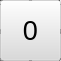
   <widget class="QWidget" name="cell_27" native="true">
    <property name="geometry">
     <rect>
      <x>570</x>
      <y>160</y>
      <width>61</width>
      <height>61</height>
     </rect>
    </property>
    <property name="minimumSize">
     <size>
      <width>61</width>
      <height>61</height>
     </size>
    </property>
    <property name="maximumSize">
     <size>
      <width>61</width>
      <height>61</height>
     </size>
    </property>
    <widget class="QPushButton" name="cell_Button_27">
     <property name="geometry">
      <rect>
       <x>0</x>
       <y>0</y>
       <width>61</width>
       <height>61</height>
      </rect>
     </property>
     <property name="minimumSize">
      <size>
       <width>61</width>
       <height>61</height>
      </size>
     </property>
     <property name="maximumSize">
      <size>
       <width>61</width>
       <height>61</height>
      </size>
     </property>
     <property name="font">
      <font>
       <pointsize>20</pointsize>
      </font>
     </property>
     <property name="styleSheet">
      <string notr="true">background-color: rgba(218, 218, 218, 100);</string>
     </property>
     <property name="text">
      <string>0</string>
     </property>
    </widget>
    <widget class="QWidget" name="gridWidget_27" native="true">
     <property name="geometry">
      <rect>
       <x>-10</x>
       <y>-10</y>
       <width>81</width>
       <height>81</height>
      </rect>
     </property>
     <property name="minimumSize">
      <size>
       <width>81</width>
       <height>81</height>
      </size>
     </property>
     <property name="maximumSize">
      <size>
       <width>81</width>
       <height>81</height>
      </size>
     </property>
     <layout class="QGridLayout" name="gridLayout_27">
      <item row="2" column="2">
       <widget class="QLabel" name="note_7_cell_27">
        <property name="font">
         <font>
          <pointsize>6</pointsize>
         </font>
        </property>
        <property name="text">
         <string>7</string>
        </property>
        <property name="alignment">
         <set>Qt::AlignCenter</set>
        </property>
       </widget>
      </item>
      <item row="1" column="2">
       <widget class="QLabel" name="note_4_cell_27">
        <property name="font">
         <font>
          <pointsize>6</pointsize>
         </font>
        </property>
        <property name="text">
         <string>4</string>
        </property>
        <property name="alignment">
         <set>Qt::AlignCenter</set>
        </property>
       </widget>
      </item>
      <item row="2" column="1">
       <widget class="QLabel" name="note_8_cell_27">
        <property name="font">
         <font>
          <pointsize>6</pointsize>
         </font>
        </property>
        <property name="layoutDirection">
         <enum>Qt::LeftToRight</enum>
        </property>
        <property name="text">
         <string>8</string>
        </property>
        <property name="alignment">
         <set>Qt::AlignCenter</set>
        </property>
       </widget>
      </item>
      <item row="2" column="0">
       <widget class="QLabel" name="note_9_cell_27">
        <property name="font">
         <font>
          <pointsize>6</pointsize>
         </font>
        </property>
        <property name="text">
         <string>9</string>
        </property>
        <property name="alignment">
         <set>Qt::AlignCenter</set>
        </property>
       </widget>
      </item>
      <item row="0" column="1">
       <widget class="QLabel" name="note_2_cell_27">
        <property name="font">
         <font>
          <pointsize>6</pointsize>
         </font>
        </property>
        <property name="text">
         <string>2</string>
        </property>
        <property name="alignment">
         <set>Qt::AlignCenter</set>
        </property>
       </widget>
      </item>
      <item row="0" column="2">
       <widget class="QLabel" name="note_1_cell_27">
        <property name="font">
         <font>
          <pointsize>6</pointsize>
         </font>
        </property>
        <property name="text">
         <string>1</string>
        </property>
        <property name="alignment">
         <set>Qt::AlignCenter</set>
        </property>
       </widget>
      </item>
      <item row="0" column="0">
       <widget class="QLabel" name="note_3_cell_27">
        <property name="font">
         <font>
          <pointsize>6</pointsize>
         </font>
        </property>
        <property name="layoutDirection">
         <enum>Qt::RightToLeft</enum>
        </property>
        <property name="text">
         <string>3</string>
        </property>
        <property name="alignment">
         <set>Qt::AlignCenter</set>
        </property>
       </widget>
      </item>
      <item row="1" column="0">
       <widget class="QLabel" name="note_6_cell_27">
        <property name="font">
         <font>
          <pointsize>6</pointsize>
         </font>
        </property>
        <property name="text">
         <string>6</string>
        </property>
        <property name="alignment">
         <set>Qt::AlignCenter</set>
        </property>
       </widget>
      </item>
      <item row="1" column="1">
       <widget class="QLabel" name="note_5_cell_27">
        <property name="font">
         <font>
          <pointsize>6</pointsize>
         </font>
        </property>
        <property name="text">
         <string>5</string>
        </property>
        <property name="alignment">
         <set>Qt::AlignCenter</set>
        </property>
       </widget>
      </item>
     </layout>
    </widget>
    <zorder>gridWidget_27</zorder>
    <zorder>cell_Button_27</zorder>
   </widget>
